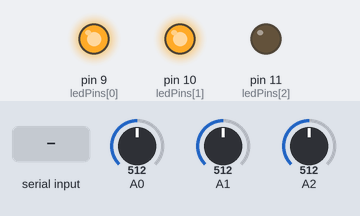
Simulated run of this sketch. Board: Arduino Uno, built with avr-gcc and run on an emulated ATmega328P. Shown: output pins drawn as LEDs (lit = HIGH). The inputs (shaded band) are chosen by the test bench; at power-on: A0 = 512, A1 = 512, A2 = 512. What the sketch prints to the serial monitor is not drawn.

Above: at 1.2 s.
1.3 s: "start\n" received over Serial
At 2.5 s:
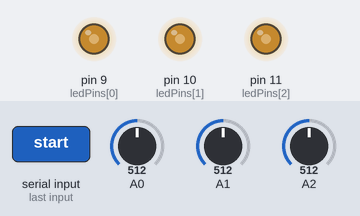
2.8 s: A0 set to 716
At 3.7 s:
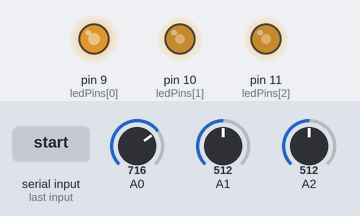
4.3 s: A1 set to 716
At 4.8 s:
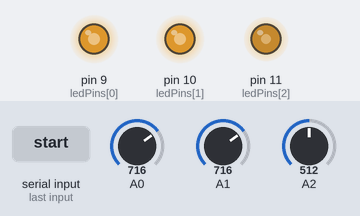
5.8 s: A2 set to 716
At 7.0 s:
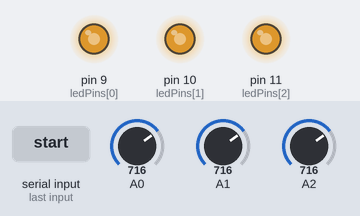
7.3 s: "stop\n" received over Serial
At 8.3 s:
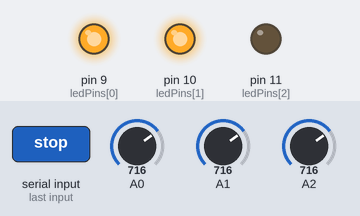
Timing chart, 0 to 9.8 s (numbered marks = the images above; inputs shaded):
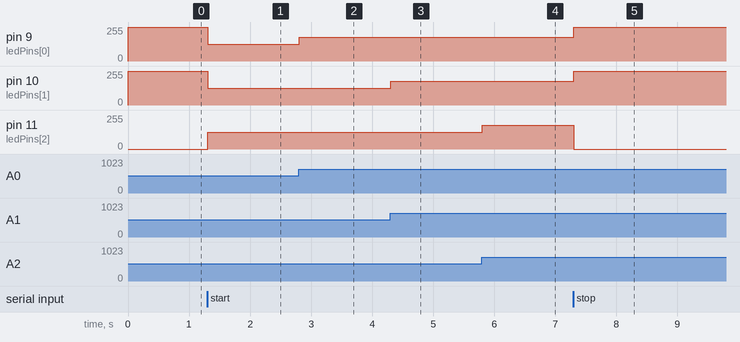

The sketch:

Soft_Colorful_Light.ino
```cpp
/*
	Project 10.2 Soft Colorful Light

	Use 3 potentiometers control a RGB LED.
*/

const byte ledPins[] = {9, 10, 11}; // Define led pins
const byte adcChns[] = {0, 1, 2}; // Define the adc channels
String command;

void setup() {
	// Put your setup code here, to run once:
	for (int i = 0; i < 3; i++) {
		pinMode(ledPins[i], OUTPUT); // Setup the pwm channels
		analogWrite(ledPins[i], 256);
	}

	Serial.begin(9600);
}

void loop() {
	// Put your main code here, to run repeatedly:
	int colors[] = {255, 255, 255}; // Red, green ,blue values of color

	detect_trigger_word();

	while (command == "start") {
		bool isColorDifferent = false;

		for (int i = 0; i < 3; i++) {
			if (map(analogRead(adcChns[i]), 0, 1023, 0, 255) != colors[i]) {
				colors[i] = map(analogRead(adcChns[i]), 0, 1023, 0, 255); // Calculate color value.
				analogWrite(ledPins[i], colors[i]);
				isColorDifferent = true;
			}
		}

		if (isColorDifferent) Serial.print("on," + String(colors[0]) + "," + String(colors[1]) + "," + String(colors[2]));

		custom_delay(10);

		if (command == "stop") {stop(); break;}
	}
}

void stop() {
	for (int i = 0; i < 3; i++) {
		pinMode(ledPins[i], OUTPUT); // Setup the pwm channels
		analogWrite(ledPins[i], 256);
	}

	Serial.write("off");
}

// Function for custom time delay
void custom_delay(int time_period) {
	unsigned long time_now = millis(); // Return the number of milliseconds passed since the Arduino board began running the current program

	while (millis() < time_now + time_period) {
		detect_trigger_word();

		if (command == "stop") break;
	}
}

void detect_trigger_word() {
	String aux;

	if (Serial.available() > 0) { // Serial.available() -> Get the number of bytes (characters) available for reading from the serial port
		aux = Serial.readStringUntil('\n'); // Read incoming serial data

		if (aux == "start" || aux == "stop") {command = aux;}
	}
}
```

Measured:
- after the input at 1.3 s, pin 9 (ledPins[0]), pin 10 (ledPins[1]): 255/255 → 127/255 at once; pin 11 (ledPins[2]): 0/255 → 127/255 at once
- after the input at 2.8 s, pin 9 (ledPins[0]): 127/255 → 178/255 at once
- after the input at 4.3 s, pin 10 (ledPins[1]): 127/255 → 178/255 at once
- after the input at 5.8 s, pin 11 (ledPins[2]): 127/255 → 178/255 at once
- after the input at 7.3 s, pin 9 (ledPins[0]), pin 10 (ledPins[1]): 178/255 → 255/255 at once; pin 11 (ledPins[2]): 178/255 → 0/255 at once
